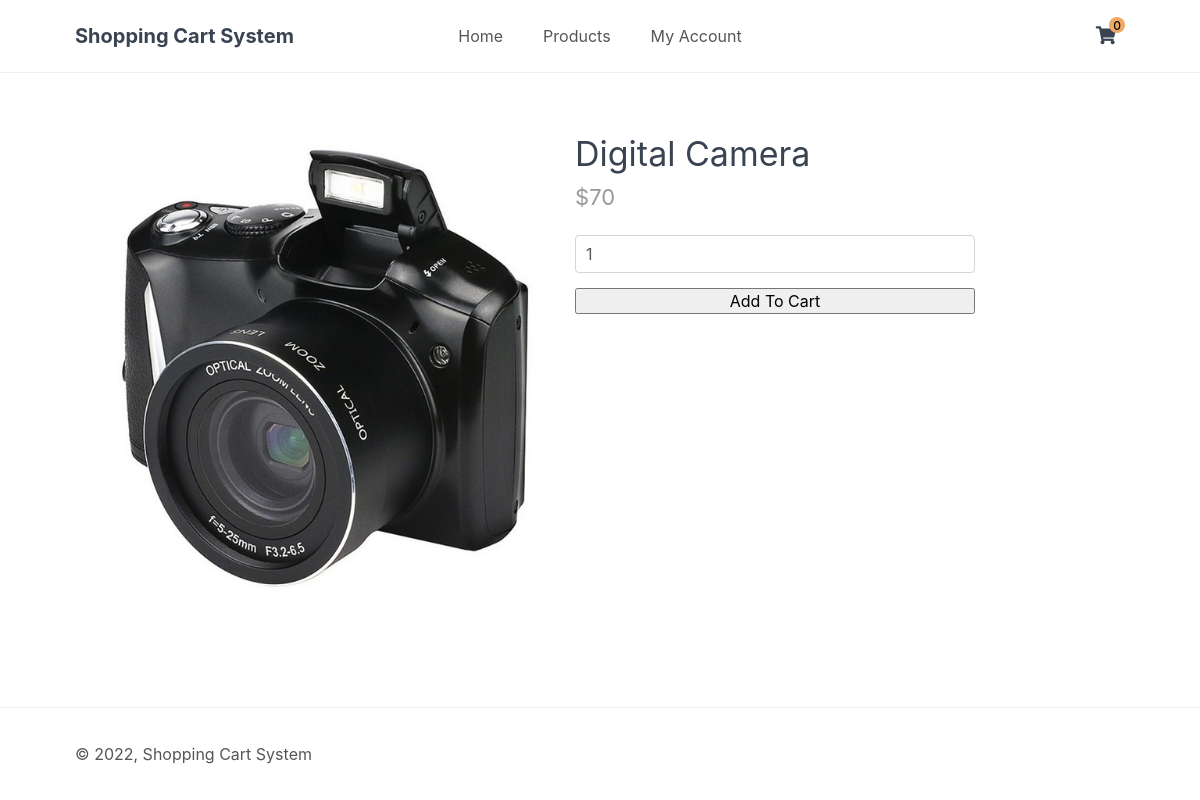
The page /index.php?page=product&id=4 on the database its author committed.
### tables this page shows
CREATE TABLE IF NOT EXISTS `item` (
	`item_id`			INT NOT NULL AUTO_INCREMENT,
	`item_name` 		VARCHAR(64),
	`desc` 				VARCHAR(1024),
	`price` 			INT,
	`discount_price`	INT,
	`quantity` 			INT,
	`img` 				VARCHAR(32),
	`date_added` 		DATETIME NOT NULL DEFAULT CURRENT_TIMESTAMP,
	`availability` 		BOOLEAN,
	PRIMARY KEY (`item_id`)
);

### index.php (called while the page is built, shortened)
<?php
include 'functions.php';
$page = isset($_GET['page']) && file_exists($_GET['page'] . '.php') ? $_GET['page'] : 'home';
include $page . '.php';
?>

### product.php (the view, shortened to what this page needs)
<?php
if (isset($_GET['id'])) {
    $stmt = $pdo->prepare('SELECT * FROM item WHERE item_id = ?');
    $stmt->execute([$_GET['id']]);
    $product = $stmt->fetch(PDO::FETCH_ASSOC);
} else {
    exit('Product does not exist!');
}
?>
<?=template_header('Product')?>
<div class="product content-wrapper">
    <img src="imgs/<?=$product['img']?>" width="500" height="500" alt="<?=$product['item_name']?>">
    <div>
        <h1 class="name"><?=$product['item_name']?></h1>
        <span class="price">
            &dollar;<?=$product['price']?>
        </span>
        <form action="index.php?page=cart" method="post">
            <input type="number" name="quantity" value="1" min="1" max="<?=$product['quantity']?>" placeholder="Quantity" required>
            <input type="submit" value="Add To Cart">
        </form>
    </div>
</div>
<?=template_footer()?>

### style.css (style rules this page uses)
* { box-sizing: border-box; font-family: -apple-system, BlinkMacSystemFont, "segoe ui", roboto, oxygen, ubuntu, cantarell, "fira sans", "droid sans", "helvetica neue", Arial, sans-serif; font-size: 16px; }
html { height: 100%; }
body { position: relative; min-height: 100%; color: #555555; background-color: #FFFFFF; margin: 0; padding-bottom: 100px; }
h1, h2, h3, h4, h5 { color: #394352; }
.content-wrapper { width: 1050px; margin: 0 auto; }
main > .product { display: flex; padding: 40px 0; }
main > .product h1 { font-size: 34px; font-weight: normal; margin: 0; padding: 20px 0 10px 0; }
main > .product .price { display: block; font-size: 22px; color: #999999; }
main > .product form { display: flex; flex-flow: column; margin: 25px 0 40px 0; }
main > .product form select, main > .product form input[type="number"], main > .product form input[type="text"], main > .product form input[type="datetime-local"] { width: 400px; padding: 8px 10px; margin-bottom: 15px; border: 1px solid #d5d5d5; color: #555555; border-radius: 4px; background-color: #fff; }

### rows shown on the page
item: img (picture), item_name "Digital Camera", price "70"

### other values the page prints
$num_items_in_cart "0"
